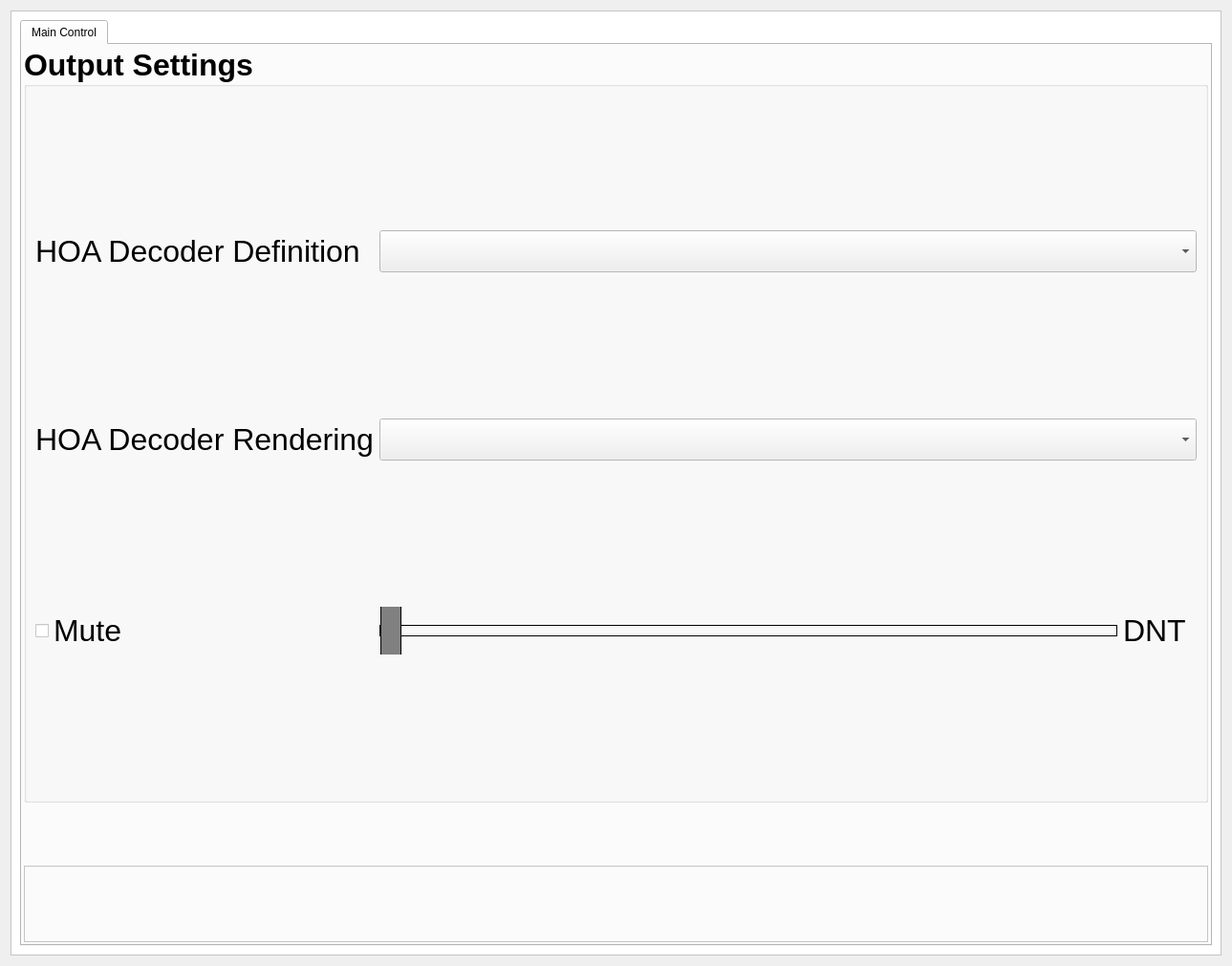
<?xml version="1.0" encoding="UTF-8"?>
<ui version="4.0">
 <class>Form_myMainWidget</class>
 <widget class="QWidget" name="Form_myMainWidget">
  <property name="geometry">
   <rect>
    <x>0</x>
    <y>0</y>
    <width>1289</width>
    <height>1011</height>
   </rect>
  </property>
  <property name="sizePolicy">
   <sizepolicy hsizetype="Fixed" vsizetype="Fixed">
    <horstretch>0</horstretch>
    <verstretch>0</verstretch>
   </sizepolicy>
  </property>
  <property name="minimumSize">
   <size>
    <width>0</width>
    <height>0</height>
   </size>
  </property>
  <property name="windowTitle">
   <string>Form</string>
  </property>
  <layout class="QGridLayout" name="gridLayout_3">
   <item row="0" column="0">
    <widget class="QFrame" name="theMainFrame">
     <property name="palette">
      <palette>
       <active>
        <colorrole role="Base">
         <brush brushstyle="SolidPattern">
          <color alpha="255">
           <red>255</red>
           <green>255</green>
           <blue>255</blue>
          </color>
         </brush>
        </colorrole>
        <colorrole role="Window">
         <brush brushstyle="SolidPattern">
          <color alpha="255">
           <red>255</red>
           <green>255</green>
           <blue>255</blue>
          </color>
         </brush>
        </colorrole>
       </active>
       <inactive>
        <colorrole role="Base">
         <brush brushstyle="SolidPattern">
          <color alpha="255">
           <red>255</red>
           <green>255</green>
           <blue>255</blue>
          </color>
         </brush>
        </colorrole>
        <colorrole role="Window">
         <brush brushstyle="SolidPattern">
          <color alpha="255">
           <red>255</red>
           <green>255</green>
           <blue>255</blue>
          </color>
         </brush>
        </colorrole>
       </inactive>
       <disabled>
        <colorrole role="Base">
         <brush brushstyle="SolidPattern">
          <color alpha="255">
           <red>255</red>
           <green>255</green>
           <blue>255</blue>
          </color>
         </brush>
        </colorrole>
        <colorrole role="Window">
         <brush brushstyle="SolidPattern">
          <color alpha="255">
           <red>255</red>
           <green>255</green>
           <blue>255</blue>
          </color>
         </brush>
        </colorrole>
       </disabled>
      </palette>
     </property>
     <property name="autoFillBackground">
      <bool>true</bool>
     </property>
     <property name="frameShape">
      <enum>QFrame::StyledPanel</enum>
     </property>
     <property name="frameShadow">
      <enum>QFrame::Raised</enum>
     </property>
     <layout class="QHBoxLayout" name="horizontalLayout">
      <item>
       <widget class="QTabWidget" name="tabWidget_app">
        <property name="currentIndex">
         <number>0</number>
        </property>
        <widget class="QWidget" name="tab_main0">
         <attribute name="title">
          <string>Main Control</string>
         </attribute>
         <layout class="QGridLayout" name="gridLayout_7" rowstretch="1,0,0,0">
          <property name="leftMargin">
           <number>2</number>
          </property>
          <property name="topMargin">
           <number>2</number>
          </property>
          <property name="rightMargin">
           <number>2</number>
          </property>
          <property name="bottomMargin">
           <number>2</number>
          </property>
          <property name="spacing">
           <number>3</number>
          </property>
          <item row="2" column="0">
           <spacer name="horizontalSpacer">
            <property name="orientation">
             <enum>Qt::Horizontal</enum>
            </property>
            <property name="sizeHint" stdset="0">
             <size>
              <width>40</width>
              <height>20</height>
             </size>
            </property>
           </spacer>
          </item>
          <item row="2" column="1">
           <widget class="QLabel" name="label_9">
            <property name="minimumSize">
             <size>
              <width>0</width>
              <height>0</height>
             </size>
            </property>
            <property name="maximumSize">
             <size>
              <width>1080</width>
              <height>560</height>
             </size>
            </property>
            <property name="text">
             <string/>
            </property>
            <property name="pixmap">
             <pixmap resource="jvxHoaRender.qrc">:/images/images/jvxhoarender_blockdiagram.png</pixmap>
            </property>
            <property name="scaledContents">
             <bool>true</bool>
            </property>
           </widget>
          </item>
          <item row="3" column="0" colspan="3">
           <widget class="QFrame" name="frame">
            <property name="frameShape">
             <enum>QFrame::StyledPanel</enum>
            </property>
            <property name="frameShadow">
             <enum>QFrame::Raised</enum>
            </property>
            <layout class="QHBoxLayout" name="horizontalLayout_2">
             <item>
              <widget class="QLabel" name="label">
               <property name="text">
                <string/>
               </property>
               <property name="pixmap">
                <pixmap resource="jvxHoaRender.qrc">:/images/images/iks-logo-de.svg</pixmap>
               </property>
              </widget>
             </item>
             <item>
              <spacer name="horizontalSpacer_3">
               <property name="orientation">
                <enum>Qt::Horizontal</enum>
               </property>
               <property name="sizeHint" stdset="0">
                <size>
                 <width>40</width>
                 <height>20</height>
                </size>
               </property>
              </spacer>
             </item>
             <item>
              <widget class="QLabel" name="label_2">
               <property name="minimumSize">
                <size>
                 <width>200</width>
                 <height>60</height>
                </size>
               </property>
               <property name="maximumSize">
                <size>
                 <width>200</width>
                 <height>60</height>
                </size>
               </property>
               <property name="text">
                <string/>
               </property>
               <property name="pixmap">
                <pixmap resource="jvxHoaRender.qrc">:/images/images/splash.png</pixmap>
               </property>
               <property name="scaledContents">
                <bool>true</bool>
               </property>
              </widget>
             </item>
            </layout>
           </widget>
          </item>
          <item row="2" column="2">
           <spacer name="horizontalSpacer_2">
            <property name="orientation">
             <enum>Qt::Horizontal</enum>
            </property>
            <property name="sizeHint" stdset="0">
             <size>
              <width>40</width>
              <height>20</height>
             </size>
            </property>
           </spacer>
          </item>
          <item row="0" column="0" colspan="3">
           <widget class="QGroupBox" name="groupBox_5">
            <property name="font">
             <font>
              <pointsize>24</pointsize>
              <weight>75</weight>
              <bold>true</bold>
             </font>
            </property>
            <property name="title">
             <string>Output Settings</string>
            </property>
            <layout class="QGridLayout" name="gridLayout_11" columnstretch="1,10,1">
             <property name="topMargin">
              <number>9</number>
             </property>
             <property name="bottomMargin">
              <number>9</number>
             </property>
             <property name="verticalSpacing">
              <number>12</number>
             </property>
             <item row="0" column="0">
              <widget class="QLabel" name="label_7">
               <property name="font">
                <font>
                 <pointsize>24</pointsize>
                 <weight>50</weight>
                 <bold>false</bold>
                </font>
               </property>
               <property name="text">
                <string>HOA Decoder Definition</string>
               </property>
              </widget>
             </item>
             <item row="1" column="0">
              <widget class="QLabel" name="label_5">
               <property name="font">
                <font>
                 <pointsize>24</pointsize>
                 <weight>50</weight>
                 <bold>false</bold>
                </font>
               </property>
               <property name="accessibleDescription">
                <string>decoder_rendering</string>
               </property>
               <property name="text">
                <string>HOA Decoder Rendering</string>
               </property>
              </widget>
             </item>
             <item row="2" column="0">
              <widget class="QCheckBox" name="checkBox">
               <property name="font">
                <font>
                 <pointsize>24</pointsize>
                 <weight>50</weight>
                 <bold>false</bold>
                </font>
               </property>
               <property name="accessibleDescription">
                <string>hoaDec_node:/output/input_mute:</string>
               </property>
               <property name="text">
                <string>Mute</string>
               </property>
              </widget>
             </item>
             <item row="2" column="1">
              <widget class="QSlider" name="horizontalSlider_20">
               <property name="minimumSize">
                <size>
                 <width>0</width>
                 <height>50</height>
                </size>
               </property>
               <property name="maximumSize">
                <size>
                 <width>16777215</width>
                 <height>16777215</height>
                </size>
               </property>
               <property name="accessibleDescription">
                <string>hoaDec_node:/output/input_gain:RTUPDATE=no,LABELREF=label_ingain,LABELTRANSFORM=JVX_WW_SHOW_DB20,LABELUNIT=dB</string>
               </property>
               <property name="styleSheet">
                <string notr="true">QSlider::groove:horizontal {
    border: 1px solid;
    height: 10px;
    margin: 0px;
    }
QSlider::handle:horizontal {
    background-color: gray;
    border: 1px solid;
    height: 40px;
    width: 20px;
    margin: -25px 0px;
    }</string>
               </property>
               <property name="orientation">
                <enum>Qt::Horizontal</enum>
               </property>
              </widget>
             </item>
             <item row="2" column="2">
              <widget class="QLabel" name="label_ingain">
               <property name="font">
                <font>
                 <pointsize>24</pointsize>
                 <weight>50</weight>
                 <bold>false</bold>
                </font>
               </property>
               <property name="text">
                <string>DNT</string>
               </property>
              </widget>
             </item>
             <item row="0" column="1" colspan="2">
              <widget class="QComboBox" name="comboBox_2">
               <property name="minimumSize">
                <size>
                 <width>800</width>
                 <height>0</height>
                </size>
               </property>
               <property name="font">
                <font>
                 <pointsize>24</pointsize>
                 <weight>50</weight>
                 <bold>false</bold>
                </font>
               </property>
               <property name="accessibleDescription">
                <string>hoaDec_node:/decoder_configuration:RTUPDATE=no</string>
               </property>
              </widget>
             </item>
             <item row="1" column="1" colspan="2">
              <widget class="QComboBox" name="comboBox">
               <property name="minimumSize">
                <size>
                 <width>800</width>
                 <height>0</height>
                </size>
               </property>
               <property name="font">
                <font>
                 <pointsize>24</pointsize>
                 <weight>50</weight>
                 <bold>false</bold>
                </font>
               </property>
               <property name="accessibleDescription">
                <string>hoaDec_node:/decoder_rendering:RTUPDATE=no</string>
               </property>
              </widget>
             </item>
            </layout>
           </widget>
          </item>
          <item row="1" column="1">
           <spacer name="verticalSpacer">
            <property name="orientation">
             <enum>Qt::Vertical</enum>
            </property>
            <property name="sizeHint" stdset="0">
             <size>
              <width>20</width>
              <height>40</height>
             </size>
            </property>
           </spacer>
          </item>
         </layout>
        </widget>
       </widget>
      </item>
     </layout>
    </widget>
   </item>
  </layout>
 </widget>
 <resources>
  <include location="jvxHoaRender.qrc"/>
 </resources>
 <connections/>
 <slots>
  <slot>automaticSteeringToggled(bool)</slot>
  <slot>bypassToggled(bool)</slot>
 </slots>
</ui>
